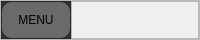
     <widget class="QFrame" name="top_bar">
      <property name="maximumSize">
       <size>
        <width>16777215</width>
        <height>40</height>
       </size>
      </property>
      <property name="frameShape">
       <enum>QFrame::StyledPanel</enum>
      </property>
      <property name="frameShadow">
       <enum>QFrame::Raised</enum>
      </property>
      <layout class="QHBoxLayout" name="horizontalLayout">
       <property name="spacing">
        <number>0</number>
       </property>
       <property name="leftMargin">
        <number>0</number>
       </property>
       <property name="topMargin">
        <number>0</number>
       </property>
       <property name="rightMargin">
        <number>0</number>
       </property>
       <property name="bottomMargin">
        <number>0</number>
       </property>
       <item>
        <widget class="QFrame" name="frame_toggle">
         <property name="maximumSize">
          <size>
           <width>70</width>
           <height>40</height>
          </size>
         </property>
         <property name="styleSheet">
          <string notr="true">QFrame{
	background-color: rgb(49, 49, 49);
}

QPushButton{
	background-color: rgb(106, 106, 106);
border-radius: 10px;
color: rgb(0, 0, 0);
	font: 700 8pt &quot;Segoe UI&quot;;
}

QPushButton:hover{
background-color: rgb(0, 0, 102);
border-radius: 9px;
color: rgb(255, 255, 255);
font: 700 8pt &quot;Segoe UI&quot;;
}</string>
         </property>
         <property name="frameShape">
          <enum>QFrame::StyledPanel</enum>
         </property>
         <property name="frameShadow">
          <enum>QFrame::Raised</enum>
         </property>
         <layout class="QVBoxLayout" name="verticalLayout_2">
          <property name="spacing">
           <number>0</number>
          </property>
          <property name="leftMargin">
           <number>0</number>
          </property>
          <property name="topMargin">
           <number>0</number>
          </property>
          <property name="rightMargin">
           <number>0</number>
          </property>
          <property name="bottomMargin">
           <number>0</number>
          </property>
          <item>
           <widget class="QPushButton" name="Btn_Toggle">
            <property name="sizePolicy">
             <sizepolicy hsizetype="Expanding" vsizetype="Expanding">
              <horstretch>0</horstretch>
              <verstretch>0</verstretch>
             </sizepolicy>
            </property>
            <property name="minimumSize">
             <size>
              <width>40</width>
              <height>30</height>
             </size>
            </property>
            <property name="styleSheet">
             <string notr="true"/>
            </property>
            <property name="text">
             <string>MENU</string>
            </property>
            <property name="icon">
             <iconset>
              <normaloff>:/newPrefix/icons/align-justify.svg</normaloff>:/newPrefix/icons/align-justify.svg</iconset>
            </property>
            <property name="iconSize">
             <size>
              <width>20</width>
              <height>20</height>
             </size>
            </property>
           </widget>
          </item>
         </layout>
        </widget>
       </item>
       <item>
        <widget class="QFrame" name="frame_top">
         <property name="frameShape">
          <enum>QFrame::StyledPanel</enum>
         </property>
         <property name="frameShadow">
          <enum>QFrame::Raised</enum>
         </property>
        </widget>
       </item>
      </layout>
     </widget>
